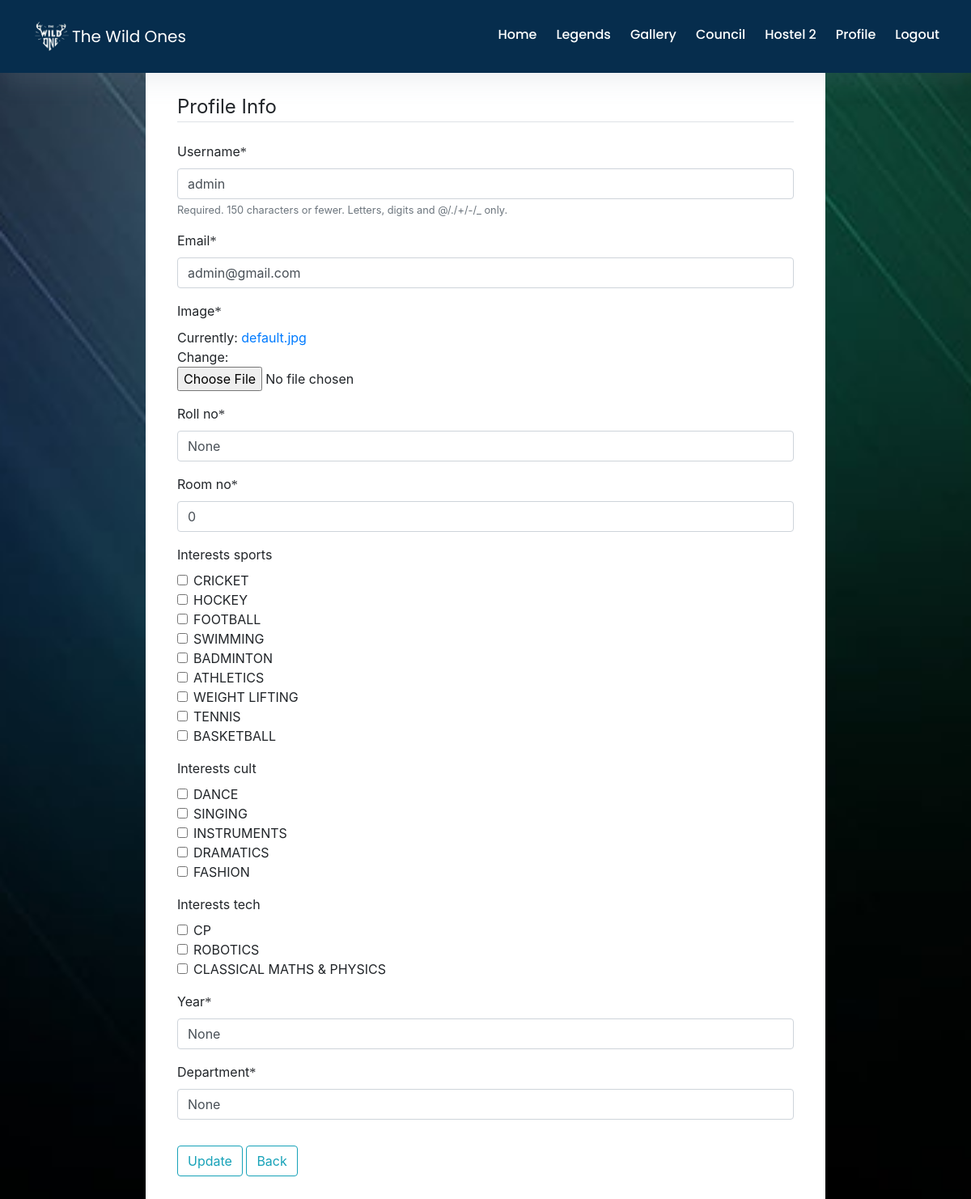
The page /profile_update/ (signed in) on the database as committed earlier.
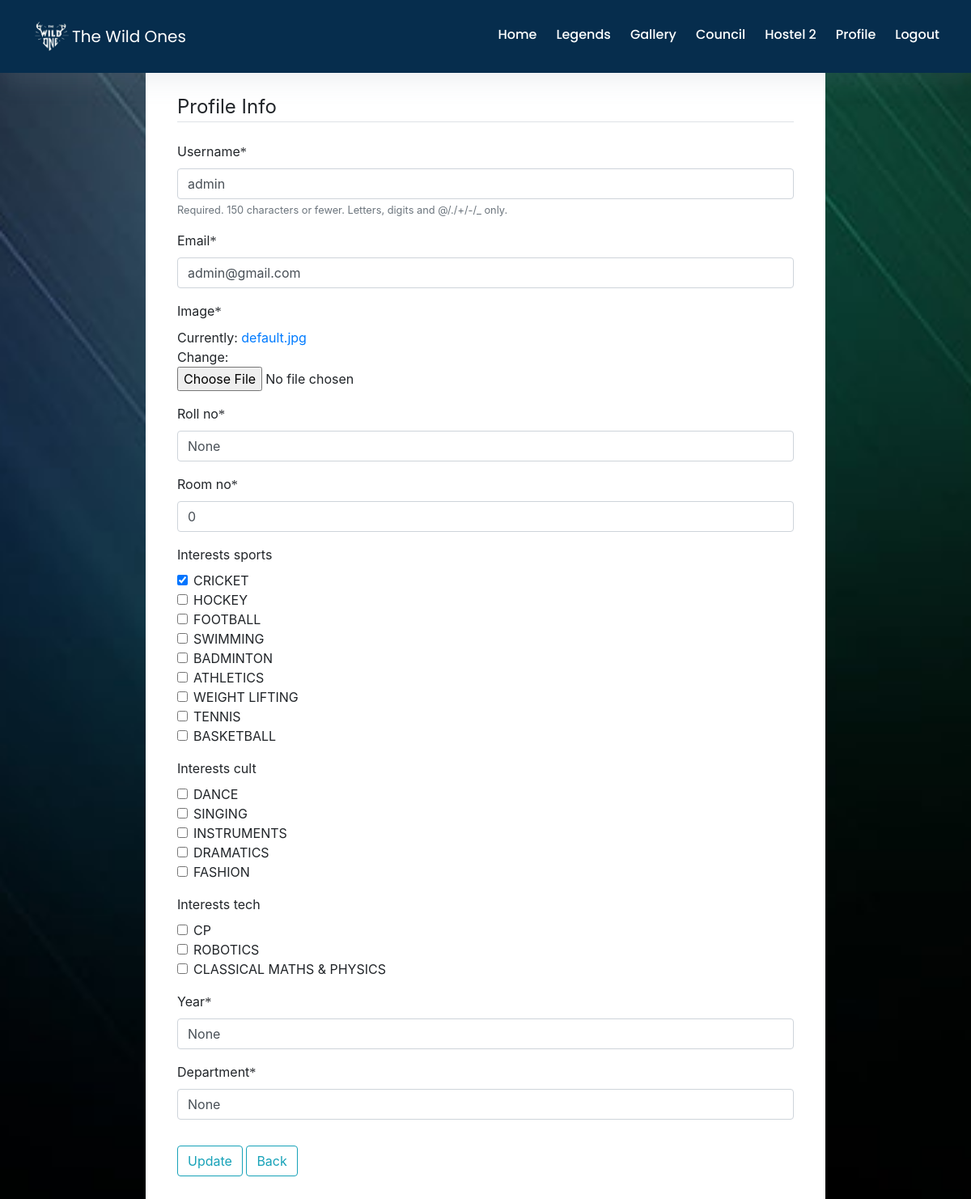
The same page on the database as committed later.
### users/models.py (models this page shows, shortened)
class Profile(models.Model):
    user = models.OneToOneField(User, on_delete=models.CASCADE)
    image = models.ImageField(default = 'avatar7.png', upload_to = 'profile_pics')
    roll_no = models.CharField(default = 'None', max_length = 9)
    room_no = models.IntegerField(default = '0',)
    department = models.CharField(default = 'Update your department', max_length = 1000)
    year = models.CharField(default='Update your year', max_length=1000)
    gc_participation = models.CharField(default = 'None', max_length = 1000)
    interests_sports = models.CharField(max_length=100, default = '', blank=True)
    interests_cult = models.CharField(max_length=100, default = '', blank=True)
    interests_tech = models.CharField(max_length=100, default = '', blank=True)
    awards = models.CharField(default = 'None', max_length = 150)
    num_e_certificates = models.IntegerField(default = '0')
    e_certificate_1 = models.ImageField(default = 'default_2.jpg',upload_to = 'profile_pics')
    e_certificate_2 = models.ImageField(default = 'default_2.jpg',upload_to = 'profile_pics')
    e_certificate_3 = models.ImageField(default = 'default_2.jpg',upload_to = 'profile_pics')
    e_certificate_4 = models.ImageField(default = 'default_2.jpg',upload_to = 'profile_pics')
    e_certificate_5 = models.ImageField(default = 'default_2.jpg',upload_to = 'profile_pics')
    def __init__(self, *args, **kwargs):
        super().__init__(*args, **kwargs)
        if self.interests_tech:
            self.interests_sports= eval(self.interests_sports)
            self.interests_cult= eval(self.interests_cult)
            self.interests_tech= eval(self.interests_tech)

### users/views.py (the view)
# urls.py: path('profile_update/', user_views.profile_update, name = 'profile_update'),
def profile_update(request):
    if request.method == 'POST':
        u_form = UserUpdateForm(request.POST, instance=request.user)
        p_form = ProfileUpdateForm(request.POST, request.FILES, instance=request.user.profile)
        if u_form.is_valid() and p_form.is_valid():
            u_form.save()
            p_form.save()
            messages.success(request, f'You account has been updated!')
            return redirect('profile')
    else:
        u_form = UserUpdateForm(instance=request.user)
        p_form = ProfileUpdateForm(instance=request.user.profile)
    context = {
            'u_form': u_form,
            'p_form': p_form
    }
    return render(request, 'users/profile_update.html', context)

### users/forms.py
class UserUpdateForm(forms.ModelForm):
    email = forms.EmailField()
    class Meta:
        model = User
        fields = ['username', 'email']

class ProfileUpdateForm(forms.ModelForm):
    interests_sports = forms.MultipleChoiceField(choices=SPORTS_CHOICES, widget=forms.CheckboxSelectMultiple,required=False)
    interests_cult = forms.MultipleChoiceField(choices=CULT_CHOICES, widget=forms.CheckboxSelectMultiple,required=False)
    interests_tech = forms.MultipleChoiceField(choices=TECH_CHOICES, widget=forms.CheckboxSelectMultiple,required=False)
    class Meta:
        model = Profile
        fields = ['image', 'roll_no', 'room_no', 'interests_sports', 'interests_cult', 'interests_tech','year','department']

### users/templates/users/profile_update.html (shortened to what this page needs)
{% extends "hostel2/base.html" %}
{% load crispy_forms_tags %}
{% load static %}
  {% block body %}
  <link rel="stylesheet" type="text/css" href="{% static 'users/profile.css' %}">
<div style="background-color: white; margin-left: 15%; margin-right: 15%; padding: 2%;">
  <div class="container">
    <form method="POST" enctype="multipart/form-data">
        <fieldset class="form-group">
            <legend class="border-bottom mb-4">Profile Info</legend>
            {{ u_form|crispy }}
            {{ p_form|crispy }}
        </fieldset>
        <div class="form-group">
            <button class="btn btn-outline-info" type="submit">Update</button>
            <a class="btn btn-outline-info" type="submit" href="{% url 'profile' %}">Back</a>
        </div>
    </form>
  </div>
</div>
  {% endblock body %}

Rows that differ between the two databases and show on the page:
changed Profile "None": interests_sports "☐ ☐ ☐ ☐ ☐ ☐ ☐ ☐ ☐" → "☑ ☐ ☐ ☐ ☐ ☐ ☐ ☐ ☐"
